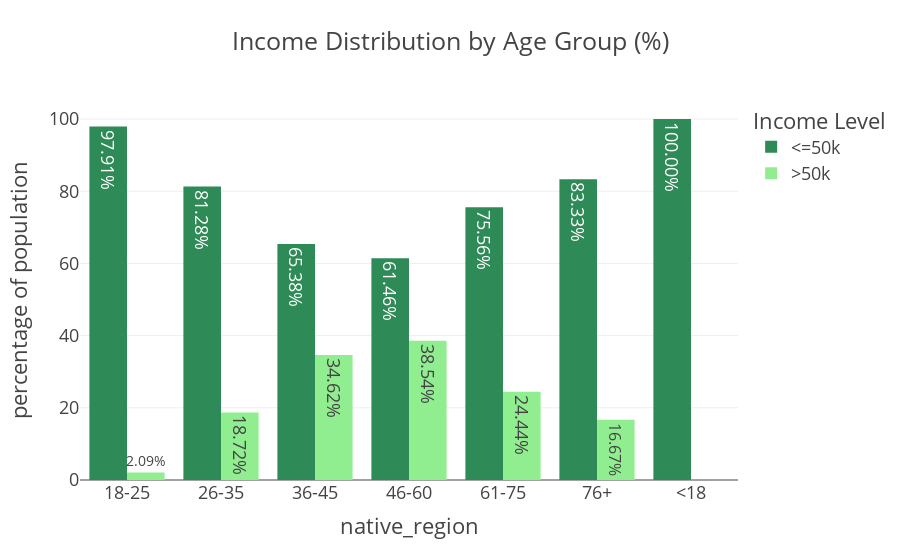

Notebook source saved alongside this figure:
### Markdown cell above
The bar chart visualizes the income distribution across age groups, using percentages within each group. There is an evident pattern in terms of income progression over the years with a gradual increase in terms of the number of people earning >50K starting from 0 amongst those aged 18 and below, peaking between 36 and 60 years, then declining after 60 years but not to zero.

### Code cell
fig = px.bar(
    adult_df_income_age,
    x = 'age_group',
    y = 'percentage',
    color = 'income',
    title = 'Income Distribution by Age Group (%)',
    barmode = 'group',
    color_discrete_sequence=['seagreen','lightgreen'],
    text = 'percentage'
)
fig.update_traces(texttemplate='%{text:.2f}%')
fig.update_layout(template = "presentation", 
                  xaxis_title = 'native_region', 
                  yaxis_title = 'percentage of population', 
                  legend_title = dict(text='Income Level'), 
                  paper_bgcolor="rgba(0, 0, 0, 0)", 
                  plot_bgcolor ="rgba(0, 0, 0, 0)")
fig.show()
fig.write_image(os.path.join(results_dir,'income_distribution_by_agegroup_bar_plot.jpg'))
fig.write_image(os.path.join(results_dir,'income_distribution_by_agegroup_bar_plot.png'))
fig.write_html(os.path.join(results_dir,'income_distribution_by_agegroup_bar_plot.html'))

### Figure 1 — Plotly figure (JSON) as saved in the notebook; plotly's stock layout.template omitted (floating-point values rounded to 4 significant figures)
{"data": [{"alignmentgroup": "True", "hovertemplate": "income=<=50k<br>age_group=%{x}<br>percentage=%{text}<extra></extra>", "legendgroup": "<=50k", "marker": {"color": "seagreen", "pattern": {"shape": ""}}, "name": "<=50k", "offsetgroup": "<=50k", "orientation": "v", "showlegend": true, "text": [97.91, 81.28, 65.38, 61.46, 75.56, 83.33, 100.0], "textposition": "auto", "texttemplate": "%{text:.2f}%", "type": "bar", "x": ["18-25", "26-35", "36-45", "46-60", "61-75", "76+", "<18"], "xaxis": "x", "y": [97.91, 81.28, 65.38, 61.46, 75.56, 83.33, 100.0], "yaxis": "y"}, {"alignmentgroup": "True", "hovertemplate": "income=>50k<br>age_group=%{x}<br>percentage=%{text}<extra></extra>", "legendgroup": ">50k", "marker": {"color": "lightgreen", "pattern": {"shape": ""}}, "name": ">50k", "offsetgroup": ">50k", "orientation": "v", "showlegend": true, "text": [2.093, 18.72, 34.62, 38.54, 24.44, 16.67], "textposition": "auto", "texttemplate": "%{text:.2f}%", "type": "bar", "x": ["18-25", "26-35", "36-45", "46-60", "61-75", "76+"], "xaxis": "x", "y": [2.093, 18.72, 34.62, 38.54, 24.44, 16.67], "yaxis": "y"}], "layout": {"autosize": true, "barmode": "group", "legend": {"title": {"text": "Income Level"}, "tracegroupgap": 0}, "paper_bgcolor": "rgba(0, 0, 0, 0)", "plot_bgcolor": "rgba(0, 0, 0, 0)", "title": {"text": "Income Distribution by Age Group (%)"}, "xaxis": {"anchor": "y", "autorange": true, "domain": [0, 1], "range": [-0.5, 6.5], "title": {"text": "native_region"}, "type": "category"}, "yaxis": {"anchor": "x", "autorange": true, "domain": [0, 1], "range": [0, 105.3], "title": {"text": "percentage of population"}, "type": "linear"}}}
